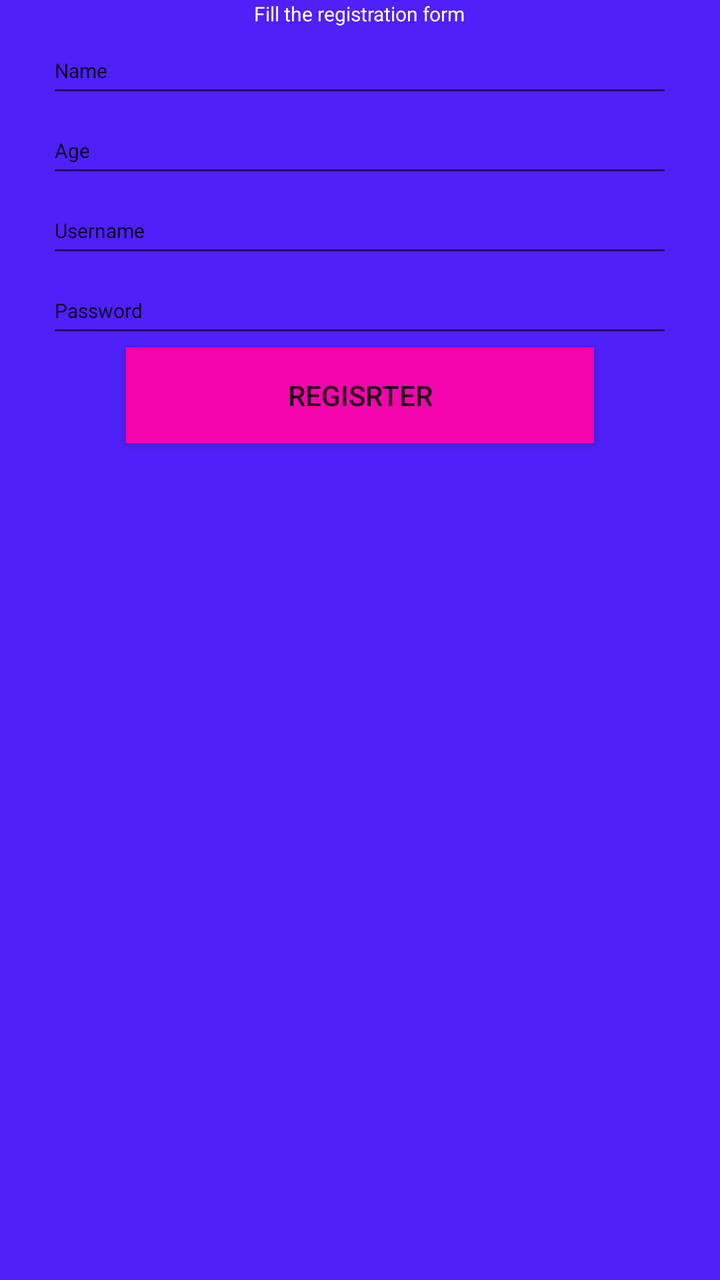
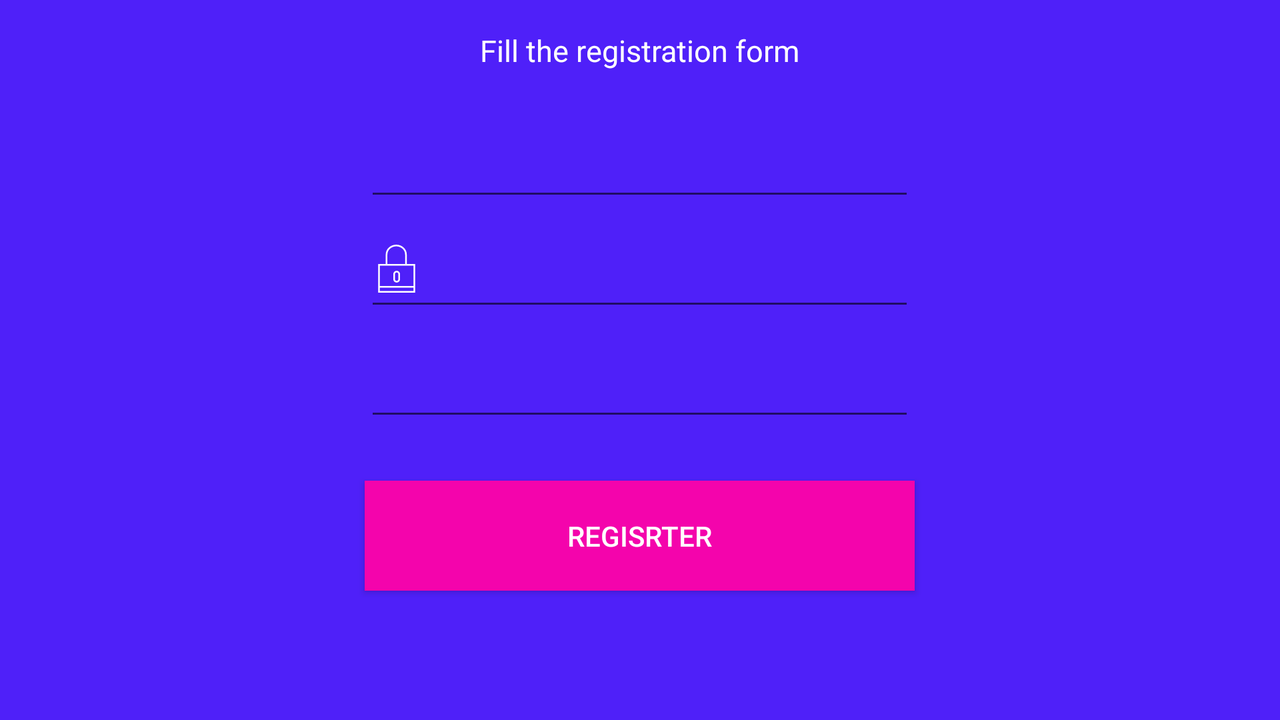

An Android layout and its configuration variant, each rendered on a device that would load it. The default file and the variant file are quoted in full after the pictures.
<!-- AndroidManifest.xml: application theme AppTheme -->
<!-- res/layout/activity_registr.xml -->
<?xml version="1.0" encoding="utf-8"?>
<LinearLayout xmlns:android="http://schemas.android.com/apk/res/android"
    xmlns:tools="http://schemas.android.com/tools"
    xmlns:app="http://schemas.android.com/apk/res-auto"
    android:orientation="vertical"
    android:layout_height="match_parent"
    android:layout_width="match_parent"
    tools:context="com.qoobico.calculator.RegistrActivity"
    android:background="#4f20f9">


    <TextView
        android:layout_width="wrap_content"
        android:layout_height="wrap_content"
        android:textAppearance="?android:attr/textAppearanceLarge"
        android:text="Fill the registration form"
        android:id="@+id/textView7"
        android:layout_alignParentTop="true"
        android:layout_centerHorizontal="true"
        android:textSize="10dp"
        android:textAlignment="center"
        android:textColor="#FFFFFF"
        android:layout_gravity="center_horizontal" />

    <EditText
    android:layout_width="313dp"
    android:layout_height="40dp"
    android:inputType="textPersonName"
    android:text="Name"
    android:ems="10"
    android:id="@+id/etName"
    android:singleLine="true"
    android:textSize="10dp"
    android:layout_below="@+id/textView7"
    android:layout_centerHorizontal="true"
    android:layout_gravity="center_horizontal" />

    <EditText
        android:layout_width="313dp"
        android:layout_height="40dp"
        android:inputType="textPersonName"
        android:text="Age"
        android:ems="10"
        android:id="@+id/etAge"
        android:singleLine="true"
        android:textSize="10dp"
        android:layout_gravity="center_horizontal"
        android:layout_below="@+id/etName"
        android:layout_alignLeft="@+id/etName"
        android:layout_alignStart="@+id/etName" />

    <EditText
        android:layout_width="313dp"
        android:layout_height="40dp"
        android:inputType="textEmailAddress"
        android:ems="5"
        android:text="Username"
        android:drawablePadding="8dp"
        android:paddingRight="8dp"
        android:clickable="true"
        android:singleLine="true"
        android:id="@+id/etUsername"
        android:layout_below="@+id/etAge"
        android:textSize="10dp"
        android:layout_gravity="center_horizontal"
        android:layout_alignLeft="@+id/etAge"
        android:layout_alignStart="@+id/etAge"
        android:layout_alignRight="@+id/etAge"
        android:layout_alignEnd="@+id/etAge" />

    <EditText
        android:layout_width="313dp"
        android:layout_height="40dp"
        android:inputType="phone"
        android:ems="5"
        android:id="@+id/etPass"
        android:singleLine="true"
        android:text="Password"
        android:drawablePadding="8dp"
        android:paddingRight="8dp"
        android:textSize="10dp"
        android:layout_gravity="center_horizontal"
        android:layout_below="@+id/etUsername"
        android:layout_centerHorizontal="true" />

    <Button
        android:id="@+id/btnRegister"
        android:layout_width="234dp"
        android:layout_height="wrap_content"
        android:text="Regisrter"
        android:background="#F404AC"
        android:layout_gravity="center_horizontal"
        android:layout_below="@+id/etPass"
        android:layout_centerHorizontal="true" />
</LinearLayout>
<!-- resources referenced by this layout -->
<resources>
  <style name="AppTheme" parent="Theme.AppCompat.Light.DarkActionBar">
          
          <item name="colorPrimary">@color/colorPrimary</item>
          <item name="colorPrimaryDark">@color/colorPrimaryDark</item>
          <item name="colorAccent">@color/colorAccent</item>
      </style>
</resources>
<!-- res/layout-land/activity_registr.xml (the repository's variant of the layout above) -->
<!-- drawn on the phone turned sideways -->
<?xml version="1.0" encoding="utf-8"?>
<LinearLayout xmlns:android="http://schemas.android.com/apk/res/android"
    android:orientation="vertical" android:layout_width="match_parent"
    android:layout_height="match_parent"
    android:background="#4f20f9">



    <TextView
        android:layout_width="wrap_content"
        android:layout_height="wrap_content"
        android:textAppearance="?android:attr/textAppearanceLarge"
        android:text="Fill the registration form"
        android:id="@+id/textView7"
        android:layout_alignParentTop="true"
        android:layout_centerHorizontal="true"
        android:textSize="15dp"
        android:textAlignment="center"
        android:textColor="#FFFFFF"
        android:layout_margin="15dp"
        android:layout_gravity="center_horizontal" />

    <EditText
        android:layout_width="275dp"
        android:layout_height="55dp"
        android:id="@+id/etLoginName"
        android:drawableLeft="@drawable/user"
        android:singleLine="true"
        android:textColor="#ffffff"
        android:layout_gravity="center_horizontal"
        android:layout_below="@+id/textView"
        android:layout_centerHorizontal="true"
        android:layout_x="55dp"
        android:layout_y="75dp" /> />

    <EditText
        android:layout_width="275dp"
        android:layout_height="55dp"
        android:inputType="textPassword"
        android:ems="10"
        android:id="@+id/etPass"
        android:drawableLeft="@drawable/locked"
        android:singleLine="true"
        android:textColor="#ffffff"
        android:layout_gravity="center_horizontal"
        android:layout_below="@+id/etLoginName"
        android:layout_centerHorizontal="true"
        android:layout_x="55dp"
        android:layout_y="125dp" />

    <EditText
        android:layout_width="275dp"
        android:layout_height="55dp"
        android:inputType="textEmailAddress"
        android:ems="10"
        android:id="@+id/etEmail"
        android:textColor="#ffffff"
        android:drawableLeft="@drawable/mail"
        android:singleLine="true"
        android:layout_gravity="center_horizontal" />

    <Button
        android:id="@+id/btnRegister"
        android:layout_width="275dp"
        android:layout_height="55dp"
        android:layout_margin="25dp"
        android:text="Regisrter"
        android:background="#F404AC"
        android:layout_below="@+id/etPass"
        android:textColor="#ffffff"
        android:layout_centerHorizontal="true"
        android:layout_gravity="center_horizontal" />

</LinearLayout>
<!-- resources referenced by the variant -->
<!-- as the phone turned sideways resolves them -->
<resources>
  <!-- drawable locked (drawable) -->
  <vector android:height="24dp" android:viewportHeight="57.0"
      android:viewportWidth="57.0" android:width="24dp" xmlns:android="http://schemas.android.com/apk/res/android">
      <path android:fillColor="#FFFFFF" android:pathData="M40.5,23V11.6C40.5,5.2 34.89,0 28,0S15.5,5.2 15.5,11.6V23h-9v26v8h44v-8V23H40.5zM17.5,11.6C17.5,6.31 22.21,2 28,2s10.5,4.31 10.5,9.6V23h-21V11.6zM48.5,55h-40v-4h40V55zM8.5,49V25h7h25h8v24H8.5z"/>
      <path android:fillColor="#FFFFFF" android:pathData="M28.5,31c-2.21,0 -4,1.79 -4,4v6c0,2.21 1.79,4 4,4s4,-1.79 4,-4v-6C32.5,32.79 30.71,31 28.5,31zM30.5,41c0,1.1 -0.9,2 -2,2s-2,-0.9 -2,-2v-6c0,-1.1 0.9,-2 2,-2s2,0.9 2,2V41z"/>
  </vector>
  <style name="AppTheme" parent="Theme.AppCompat.Light.DarkActionBar">
          
          <item name="colorPrimary">@color/colorPrimary</item>
          <item name="colorPrimaryDark">@color/colorPrimaryDark</item>
          <item name="colorAccent">@color/colorAccent</item>
      </style>
</resources>
